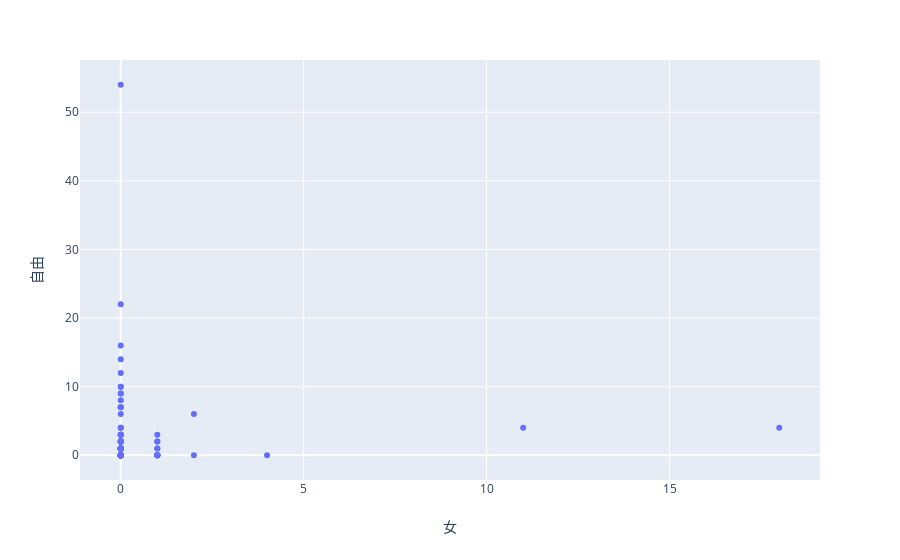

The code cell stored with this chart in its notebook:
### Markdown cell above
## Colocation — A basic data visualization

### Code cell
px.scatter(Meiroku_df, x='女', y='自由', hover_name='author')

### Figure 1 — Plotly figure (JSON) as saved in the notebook; plotly's stock layout.template omitted (floating-point values rounded to 4 significant figures; data arrays with more than 128 entries replaced by an {"elided": "..."} marker saying what was removed)
{"data": [{"hoverlabel": {"namelength": 0}, "hovertemplate": "<b>%{hovertext}</b><br><br>女=%{x}<br>自由=%{y}", "hovertext": {"elided": "155 str values"}, "legendgroup": "", "marker": {"color": "#636efa", "symbol": "circle"}, "mode": "markers", "name": "", "showlegend": false, "type": "scatter", "uid": "88b5e7ea-9d7a-4241-84a6-a30386859fb8", "x": {"elided": "155 int values"}, "xaxis": "x", "y": {"elided": "155 int values"}, "yaxis": "y"}], "layout": {"autosize": true, "grid": {"xaxes": ["x"], "xgap": 0.1, "xside": "bottom", "yaxes": ["y"], "ygap": 0.1, "yside": "left"}, "legend": {"tracegroupgap": 0}, "margin": {"t": 60}, "xaxis": {"autorange": true, "range": [-1.129, 19.13], "title": {"text": "女"}, "type": "linear"}, "yaxis": {"autorange": true, "range": [-3.554, 57.55], "title": {"text": "自由"}, "type": "linear"}}}
